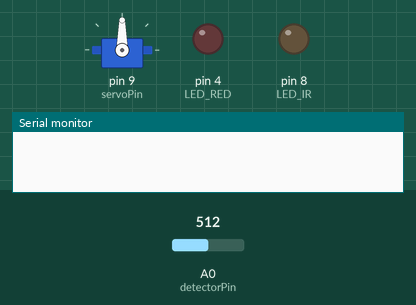
Bench run of a sketch on a simulated Arduino Uno, built with avr-gcc and run on an emulated ATmega328P. On the bench: servo, output pins drawn as LEDs (lit = HIGH), the last lines printed to the serial monitor. Inputs (shaded band) come from the test bench; at power-on: A0 (detectorPin) = 512.

Above: at 1.2 s.
1.3 s: A0 (detectorPin) set to 306
At 2.11 s:
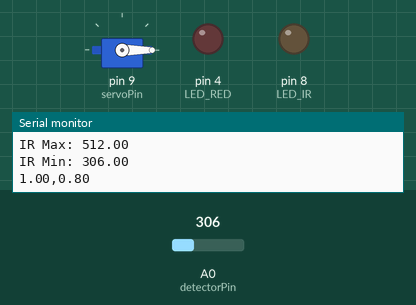
Timing chart, 0 to 4.3 s (numbered marks = the images above; inputs shaded):
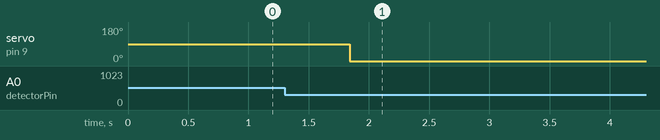

The sketch:

PulseOximeter.ino
```cpp
//Include Wire Communication Library
#include <Wire.h>
#include <Servo.h>

//Input Parameters
// PLAY AROUND WITH BOTTOM TWO VARIABLES
const int stabilityDelay = 3; //Delay between turning LED on and reading detector
const int collectedSamples = 70; //Number of samples collected before calculating/printing SO2
const float fitFactor = 0.3; //Factor to multiply by R to fit SO2 to the device
const boolean serialDisplay = true; //Turn on/off serial display

//Declare Pin Numbers
const int LED_RED = 4;
const int LED_IR = 8;

const int detectorPin = A0;

const int servoPin = 9;

//Declare Variables for Calculation
float redMax = 0;
float redMin = 1023;
float irMax = 0;
float irMin = 1023;
int count = 0;
float rVal;
float SpO2;

Servo motor;

void setup() {
  Serial.begin(9600); //Start Serial Communication with 9600 Baud Rate
  analogReference(INTERNAL); //Sets Reference to 1.1V

  pinMode(LED_RED, OUTPUT);
  pinMode(LED_IR, OUTPUT);
  pinMode(detectorPin, INPUT); //Sets detectorPin as an input pin

  motor.attach(servoPin);
}

void loop() {

  int redVal = readRed()*1.9; //Store absorbance voltage for red LED in "redVal"
  if (redVal>1023) {
    redVal = 1023;
  }

  delay(20);

  int irVal = readIR(); //Store absorbance voltage for IR LED in "irVal"

  // Serial.print("Red: ");
  // Serial.println(redVal);

  // Serial.print("IR: ");
  // Serial.println(irVal);

  // Serial.println(count);
  // delay(500);
  // Serial.println("*************");

  if((redVal == irVal) || (redVal == 1023) || (irVal == 1023) || (redVal == 0) || (irVal == 0)) {
    return;
  }

  if(redVal > redMax) {
    redMax = redVal; //Makes redAC the max value for the red LED
  }

  if(redVal < redMin) {
    redMin = redVal; //Makes redMin the min value for the red LED
  }

  if(irVal > irMax) {
    irMax = irVal; //Makes redAC the max value for the red LED
  }

  if(irVal < irMin) {
    irMin = irVal; //Makes redMin the min value for the red LED
  }

  count++; //Increments the count variable

  if(count >= collectedSamples)
  {
    rVal = ( (redMax - redMin) / redMin ) / ( (irMax-irMin) / irMin ); //Calculates R for the data
    Serial.print("rVal: ");
    Serial.println(rVal);

    // PLAY AROUND WITH 1.1 and 0.3.
    SpO2 = 1.1-0.3*rVal; //Calculates SpO2 for the data

    // You may need to uncomment this till you have found working values for above formula.
    if (SpO2 > 1) {
      SpO2 = 1;
    }
    else if (SpO2<0.8) {
      SpO2 = 0.8;
    }

    int servoAngle = (SpO2-0.8) * 180/0.2;
    Serial.println(servoAngle);
    motor.write(servoAngle);

    if(serialDisplay) //Checks display boolean
    {
      Serial.print("Red Max: ");
      Serial.println(redMax);
      Serial.print("Red Min: ");
      Serial.println(redMin);

      Serial.print("IR Max: ");
      Serial.println(irMax);
      Serial.print("IR Min: ");
      Serial.println(irMin);

      Serial.print(rVal);
      Serial.print(",");
      Serial.println(SpO2); //Prints rVal and Sp02 to the serial monitor/plotter
    }

    //Reset all variables
    count = 0;
    redMax = 0;
    redMin = 1023;
    irMax = 0;
    irMin = 1023;
  }
}

int readRed()
{
  digitalWrite(LED_RED, HIGH);
  delay(stabilityDelay);

  int reading = analogRead(detectorPin);
  digitalWrite(LED_RED, LOW);

  return reading;
}

int readIR()
{
  digitalWrite(LED_IR, HIGH);
  delay(stabilityDelay);

  int reading = analogRead(detectorPin);
  digitalWrite(LED_IR, LOW);

  return reading;
}
```

Measured:
- after the input at 1.3 s, pin 4 (LED_RED): stays LOW (without the input it goes to HIGH after 8.0 s)
